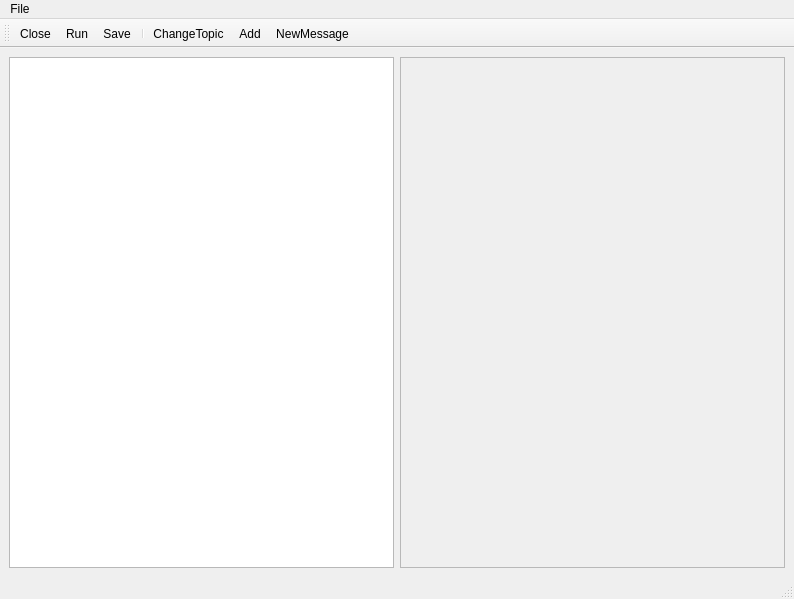
<?xml version="1.0" encoding="UTF-8"?>
<ui version="4.0">
 <class>Explorer</class>
 <widget class="QMainWindow" name="Explorer">
  <property name="geometry">
   <rect>
    <x>0</x>
    <y>0</y>
    <width>794</width>
    <height>599</height>
   </rect>
  </property>
  <property name="windowTitle">
   <string>MQTT Explorer</string>
  </property>
  <widget class="QWidget" name="centralwidget">
   <layout class="QHBoxLayout" name="horizontalLayout_2">
    <item>
     <widget class="QTreeView" name="treeView"/>
    </item>
    <item>
     <widget class="QScrollArea" name="scrollArea">
      <property name="widgetResizable">
       <bool>true</bool>
      </property>
      <widget class="QWidget" name="scrollAreaWidgetContents">
       <property name="geometry">
        <rect>
         <x>0</x>
         <y>0</y>
         <width>383</width>
         <height>500</height>
        </rect>
       </property>
      </widget>
     </widget>
    </item>
   </layout>
  </widget>
  <widget class="QStatusBar" name="statusbar"/>
  <widget class="QMenuBar" name="menuBar">
   <property name="geometry">
    <rect>
     <x>0</x>
     <y>0</y>
     <width>794</width>
     <height>18</height>
    </rect>
   </property>
   <widget class="QMenu" name="menuFile">
    <property name="title">
     <string>File</string>
    </property>
    <addaction name="actionRun"/>
    <addaction name="actionSave"/>
    <addaction name="actionClose"/>
   </widget>
   <addaction name="menuFile"/>
  </widget>
  <widget class="QToolBar" name="toolBar">
   <property name="windowTitle">
    <string>toolBar</string>
   </property>
   <attribute name="toolBarArea">
    <enum>TopToolBarArea</enum>
   </attribute>
   <attribute name="toolBarBreak">
    <bool>false</bool>
   </attribute>
   <addaction name="actionClose"/>
   <addaction name="actionRun"/>
   <addaction name="actionSave"/>
   <addaction name="separator"/>
   <addaction name="actionChangeTopic"/>
   <addaction name="actionAdd"/>
   <addaction name="actionNewMessage"/>
  </widget>
  <action name="actionRun">
   <property name="icon">
    <iconset resource="../assets/icons.qrc">
     <normaloff>:/prefix/arrow.png</normaloff>:/prefix/arrow.png</iconset>
   </property>
   <property name="text">
    <string>Run</string>
   </property>
  </action>
  <action name="actionClose">
   <property name="icon">
    <iconset resource="../assets/icons.qrc">
     <normaloff>:/prefix/cross.png</normaloff>:/prefix/cross.png</iconset>
   </property>
   <property name="text">
    <string>Close</string>
   </property>
  </action>
  <action name="actionSave">
   <property name="icon">
    <iconset resource="../assets/icons.qrc">
     <normaloff>:/prefix/save.png</normaloff>:/prefix/save.png</iconset>
   </property>
   <property name="text">
    <string>Save</string>
   </property>
  </action>
  <action name="actionAdd">
   <property name="icon">
    <iconset resource="../assets/icons.qrc">
     <normaloff>:/prefix/plus.png</normaloff>:/prefix/plus.png</iconset>
   </property>
   <property name="text">
    <string>Add</string>
   </property>
   <property name="toolTip">
    <string>Add a new topic</string>
   </property>
  </action>
  <action name="actionNewMessage">
   <property name="icon">
    <iconset resource="../assets/icons.qrc">
     <normaloff>:/prefix/message.png</normaloff>:/prefix/message.png</iconset>
   </property>
   <property name="text">
    <string>NewMessage</string>
   </property>
   <property name="toolTip">
    <string>Send a message on the selected topic</string>
   </property>
  </action>
  <action name="actionChangeTopic">
   <property name="icon">
    <iconset resource="../assets/icons.qrc">
     <normaloff>:/prefix/topic.png</normaloff>:/prefix/topic.png</iconset>
   </property>
   <property name="text">
    <string>ChangeTopic</string>
   </property>
   <property name="toolTip">
    <string>Change topic to a new one</string>
   </property>
  </action>
 </widget>
 <resources>
  <include location="../assets/icons.qrc"/>
 </resources>
 <connections/>
</ui>
